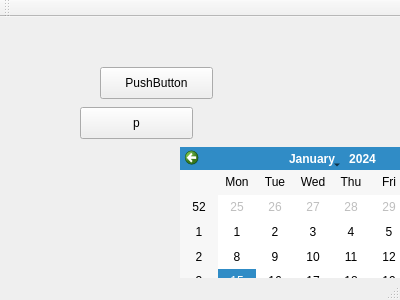
<?xml version="1.0" encoding="UTF-8"?>
<ui version="4.0">
 <class>MainWindow</class>
 <widget class="QMainWindow" name="MainWindow">
  <property name="geometry">
   <rect>
    <x>0</x>
    <y>0</y>
    <width>400</width>
    <height>300</height>
   </rect>
  </property>
  <property name="windowTitle">
   <string>MainWindow</string>
  </property>
  <widget class="QWidget" name="centralWidget">
   <widget class="QPushButton" name="pushButton">
    <property name="geometry">
     <rect>
      <x>80</x>
      <y>90</y>
      <width>113</width>
      <height>32</height>
     </rect>
    </property>
    <property name="text">
     <string>p</string>
    </property>
   </widget>
   <widget class="QCalendarWidget" name="calendarWidget">
    <property name="geometry">
     <rect>
      <x>180</x>
      <y>130</y>
      <width>304</width>
      <height>194</height>
     </rect>
    </property>
   </widget>
   <widget class="QPushButton" name="pushButton_2">
    <property name="geometry">
     <rect>
      <x>100</x>
      <y>50</y>
      <width>113</width>
      <height>32</height>
     </rect>
    </property>
    <property name="text">
     <string>PushButton</string>
    </property>
   </widget>
  </widget>
  <widget class="QMenuBar" name="menuBar">
   <property name="geometry">
    <rect>
     <x>0</x>
     <y>0</y>
     <width>400</width>
     <height>22</height>
    </rect>
   </property>
  </widget>
  <widget class="QToolBar" name="mainToolBar">
   <attribute name="toolBarArea">
    <enum>TopToolBarArea</enum>
   </attribute>
   <attribute name="toolBarBreak">
    <bool>false</bool>
   </attribute>
  </widget>
  <widget class="QStatusBar" name="statusBar"/>
 </widget>
 <layoutdefault spacing="6" margin="11"/>
 <resources/>
 <connections/>
</ui>
